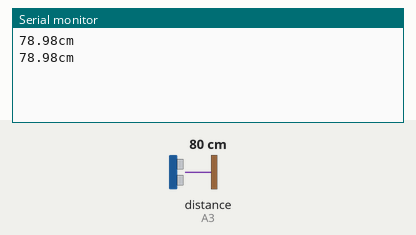
This sketch was run on a simulated Arduino Uno, built with avr-gcc and run on an emulated ATmega328P. Parts: the last lines printed to the serial monitor. Wiring (inferred from the names in the program): ultrasonic range finder: trigger A2; echo A3. The test bench sets the inputs (shaded band); at power-on: distance to the obstacle (sensor on A3) 80 cm. The echo pulse lasts 58.3 µs per cm.

Above: at 1.8 s.
1.9 s: distance to the obstacle (sensor on A3) set to 2 cm
At 2.4 s:
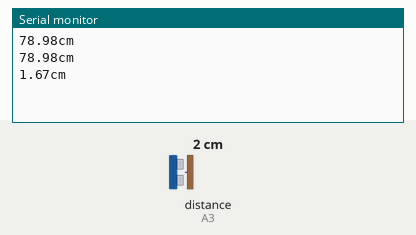
3.4 s: distance to the obstacle (sensor on A3) set to 4 cm
At 4.8 s:
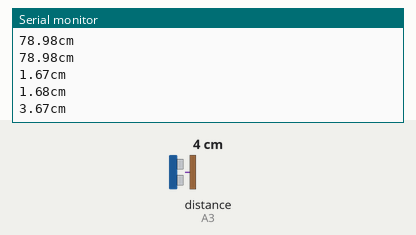
Timing chart, 0 to 6.4 s (numbered marks = the images above; inputs shaded):
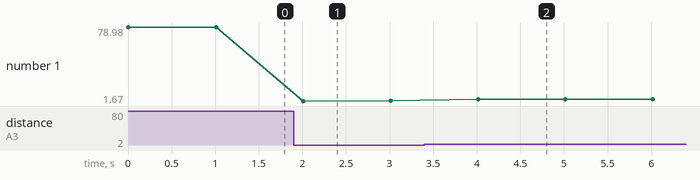

Measured:
- after the input at 1.9 s, the serial monitor: prints a new line after 0.11 s (image 1)
- after the input at 3.4 s, the serial monitor: prints a new line after 0.61 s (image 2)
- plotted number 1: 78.98 → 1.68 after the input at 1.9 s, 1.68 → 3.67 after the input at 3.4 s

The sketch:

Ultrasonic.ino
```cpp
#define TrigPin A2   // TriPin 的引脚接到A2
#define EchoPin A3   // EchoPin 的引脚接到A3

float Value_cm;   // 距离，cm

void setup()
{
	Serial.begin(9600);
	pinMode(TrigPin, OUTPUT);
	pinMode(EchoPin, INPUT);  // 模拟口默认是读取，所以这句可以不写。
}
void loop()
{
	digitalWrite(TrigPin, LOW); //低高低电平发一个短时间脉冲去TrigPin
	delayMicroseconds(2);
	digitalWrite(TrigPin, HIGH);
	delayMicroseconds(10);
	digitalWrite(TrigPin, LOW);
	Value_cm = float( pulseIn(EchoPin, HIGH) * 17 )/1000; //将回波时间换算成cm
	//读取一个引脚的脉冲（HIGH或LOW）。例如，如果value是HIGH，pulseIn()会等待引脚变为HIGH，开始计时，再等待引脚变为LOW并停止计时。
	//返回脉冲的长度，单位微秒。如果在指定的时间内无脉冲函数返回。
	//此函数的计时功能由经验决定，长时间的脉冲计时可能会出错。计时范围从10微秒至3分钟。（1秒=1000毫秒=1000000微秒）
	//接收到的高电平的时间（us）* 340m/s / 2 = 接收到高电平的时间（us） * 17000 cm / 1000000 us = 接收到高电平的时间 * 17 / 1000  (cm)

	Serial.print(Value_cm);
	Serial.println("cm");
	delay(1000);
}
```
